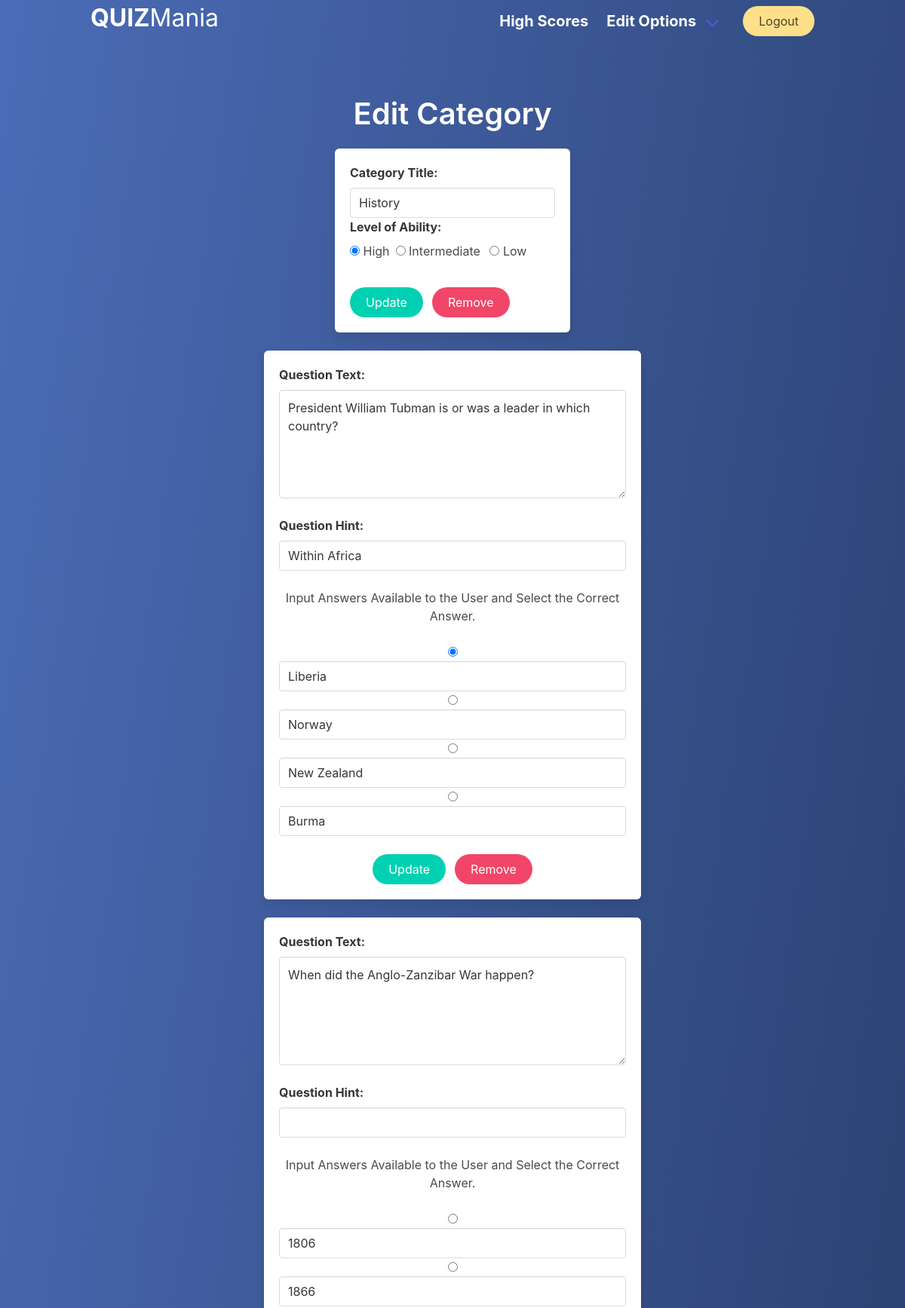
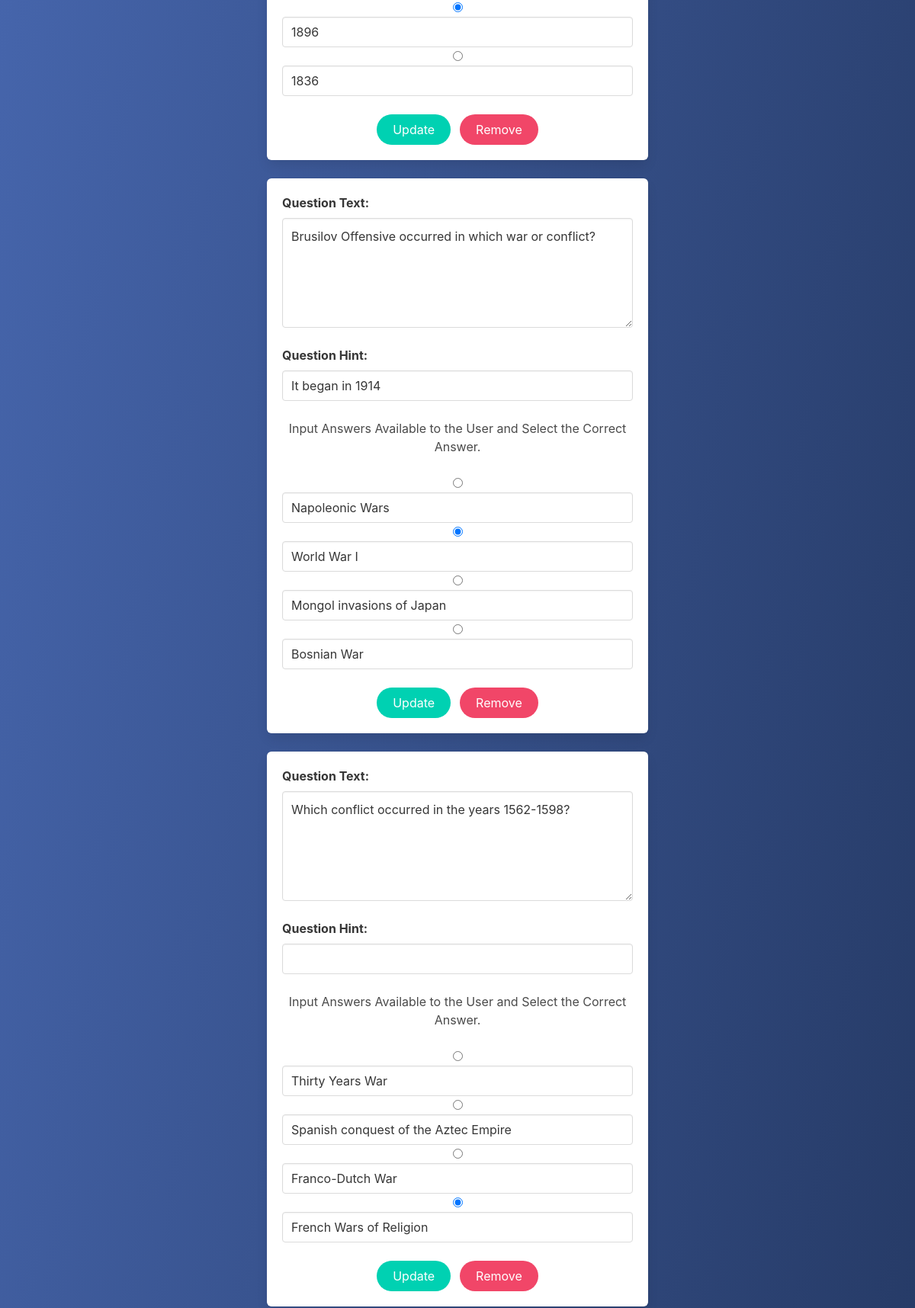
Page /quizmania/editCategory.php?category=5 (signed in, upper part) on the committed database (2 pictures, top to bottom).
### tables this page shows
CREATE TABLE `categories` (
  `categoryID` int(3) NOT NULL,
  `categoryTitle` varchar(25) NOT NULL,
  `categoryLevel` varchar(20) DEFAULT NULL,
  `dateUpdated` date NOT NULL
);

CREATE TABLE `options` (
  `optionID` int(3) NOT NULL,
  `questionID` int(3) NOT NULL,
  `option_one` varchar(50) NOT NULL,
  `option_two` varchar(50) NOT NULL,
  `option_three` varchar(50) NOT NULL,
  `option_four` varchar(50) NOT NULL,
  `correct_option` varchar(50) NOT NULL
);

CREATE TABLE `questions` (
  `questionID` int(3) NOT NULL,
  `categoryID` int(3) NOT NULL,
  `questionOutput` longtext NOT NULL,
  `questionHint` varchar(150) NOT NULL
);

### quizmania/editCategory.php (the view, shortened to what this page needs)
<!DOCTYPE html>
<html>
<head>
    <link rel="stylesheet" type="text/css" href="newStyle.css">
    <link rel="stylesheet" href="https://cdnjs.cloudflare.com/ajax/libs/bulma/0.6.2/css/bulma.min.css">
</head>
<body>
<section class="hero is-fullheight gradient-background">
<?php
	include_once 'header.php';
	include_once 'includes/dbh.inc.php';
?>
<?php
if($_GET){
  $cID = $_GET['category'];
}
else{
  $cID = mysqli_real_escape_string($conn, $_POST['categorySelect']);
}
  $sql="SELECT * FROM `categories`
            WHERE categoryID='$cID';";
  $query = $conn -> query($sql);
  $row = $query->fetch_assoc();
    echo '<br/><br/><br/>
        <div class="container">
        <p class="title is-size-2 has-text-white has-text-centered">Edit Category</p>';
    echo '<form class="control has-text-centred" action="includes/removeCategory.inc.php" method="POST">';
    echo '<div class="box at-center limit-width">';
    echo '<label class="label has-text-left" for="categoryTitle">Category Title: </b></label>';
    echo '<input class="input input-width" type="text" name="categoryTitle" value="' . $row['categoryTitle'] . '" ></br>';
    if ($row['categoryLevel'] == 'High'){
    echo'  <div class="field input-width at-center">';
				echo'	<label for="abilityLevel" class="label has-text-left">Level of Ability:</label>';
				echo '	<div class="control has-text-left">';
    				echo'<label class="radio">';
      		echo'		<input type="radio" name="abilityLevel" value="High" checked required> High';
    			echo'	</label>';
    				echo'<label class="radio">';
						echo'	<input type="radio" name="abilityLevel" value="Intermediate" required> Intermediate';
    				echo'</label>';
					echo'	<label class="radio">';
							echo'<input type="radio" name="abilityLevel" value="Low" required> Low';
    				echo'</label>';
  				echo'</div>';
				echo'</div><br/>';
    }
      echo '<div class="field is-grouped at-center"><div class="control"><button class="button is-rounded is-primary" type="submit" name="update">Update</button></div>';
      echo '<div class"control"><button class="button is-rounded is-danger" type="submit" name="remove">Remove</button></div>';
      echo'</div></div>';
  		echo'</form>';
			echo'	</div></div></br>';
  $sql = "SELECT questions.questionID, questionOutput, questionHint, options.optionID, options.option_one, options.option_two, options.option_three, options.option_four, options.correct_option
          FROM `questions`
          Inner JOIN options
          ON questions.questionID=options.questionID
          WHERE categoryID = '$cID';";
  $query = mysqli_query($conn, $sql);
  while($array[] = $query-> fetch_object());
  array_pop($array);
  foreach($array as $questionOptionFull) :
    echo '<form class="control has-text-centered" action="includes/updateCategory.inc.php" method="POST">';
    echo '<div class="box at-center limit-width">';
		echo '<label class="label has-text-left" for="qText"><b>Question Text: </b></label>';
    echo '<textarea class="textarea" name="qText" rows="5" cols="40" required>' . $questionOptionFull->questionOutput . '</textarea> </br>';
    echo '<label class="label has-text-left" for="qHint"><b>Question Hint: </b></label>';
    echo '<input class="input input-width" type="text" name="qHint" value="' . $questionOptionFull->questionHint . '"></br>';
    echo '</br><p>Input Answers Available to the User and Select the Correct Answer.</p></br>';
    echo '<input type="radio" name="correctAnswer" value="1" '  . (($questionOptionFull->correct_option == $questionOptionFull->option_one)?'checked' : "") . '><input class="input input-width" type="text" name="InputAnsOne" value="' . $questionOptionFull->option_one . '" required></br>';
		echo '<input type="radio" name="correctAnswer" value="2" '  . (($questionOptionFull->correct_option == $questionOptionFull->option_two)?'checked' : "") . '><input class="input input-width" type="text" name="InputAnsTwo" value="' . $questionOptionFull->option_two . '" required></br>';
    echo '<input type="radio" name="correctAnswer" value="3" '  . (($questionOptionFull->correct_option == $questionOptionFull->option_three)?'checked' : "") . '><input class="input input-width" type="text" name="InputAnsThree" value="' . $questionOptionFull->option_three . '" required></br>';
		echo '<input type="radio" name="correctAnswer" value="4" '  . (($questionOptionFull->correct_option == $questionOptionFull->option_four)?'checked' : "") . '><input class="input input-width" type="text" name="InputAnsFour" value="' . $questionOptionFull->option_four . '" required></br>';
    echo '<br/><div class="field is-grouped is-grouped-centered"><p class="control">';
    echo '<button class="button is-rounded is-primary" type="submit" name="update">Update</button></p>';
    echo '<p class"control"><button class="button is-rounded is-danger" type="submit" name="remove">Remove</button></p></div>';
    echo '</div>';
    echo '</form><br/>';
   endforeach;
?>
</section>
</body>

### quizmania/newStyle.css (style rules this page uses)
.gradient-background { background-image: linear-gradient(to right bottom, #4b6cb7, #182848); }
.limit-width { max-width: 500px; }
.input-width { max-width: 300px; }
.at-center { margin-left: auto; margin-right: auto; }

### rows in the picture
categories: categoryTitle "History"
options: qText "President William Tubman is or was a leader in which country?", qHint "Within Africa", option_one "☑", InputAnsOne "Liberia", InputAnsTwo "Norway", InputAnsThree "New Zealand", InputAnsFour "Burma"
options: qText "When did the Anglo-Zanzibar War happen?", InputAnsOne "1806", InputAnsTwo "1866", option_three "☑", InputAnsThree "1896", InputAnsFour "1836"
options: qText "Brusilov Offensive occurred in which war or conflict?", qHint "It began in 1914", InputAnsOne "Napoleonic Wars", option_two "☑", InputAnsTwo "World War I", InputAnsThree "Mongol invasions of Japan", InputAnsFour "Bosnian War"
options: qText "Which conflict occurred in the years 1562-1598?", InputAnsOne "Thirty Years War", InputAnsTwo "Spanish conquest of the Aztec Empire", InputAnsThree "Franco-Dutch War", option_four "☑", InputAnsFour "French Wars of Religion"
